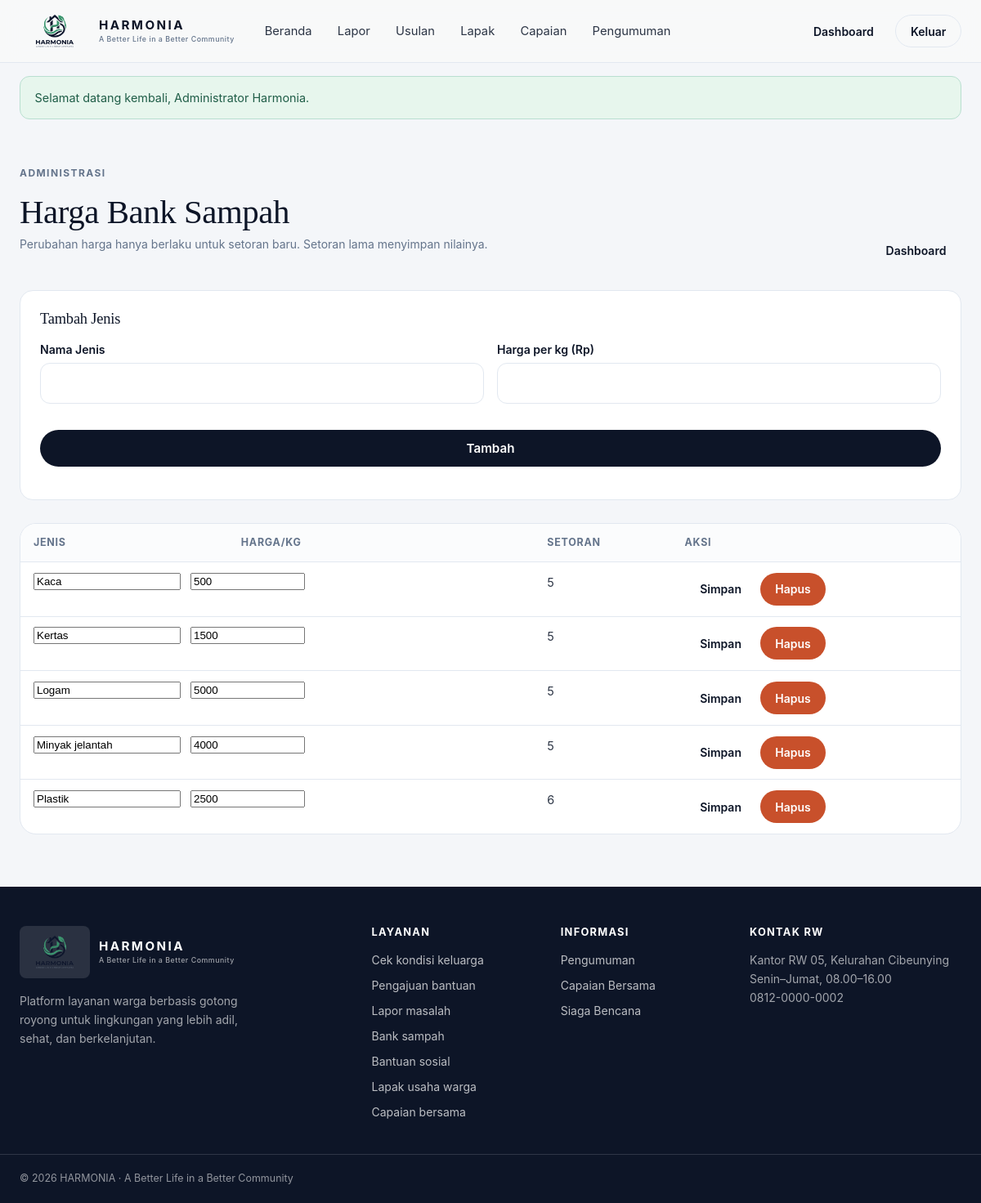
/admin/harga-sampah.php (signed in), run on the app's committed database.
### tables this page shows
CREATE TABLE waste_types (
  id INT AUTO_INCREMENT PRIMARY KEY,
  nama VARCHAR(40) NOT NULL UNIQUE,
  harga_per_kg INT UNSIGNED NOT NULL
);

### includes/helpers.php (called while the page is built, shortened)
<?php
function e($v): string
{
    return htmlspecialchars((string)$v, ENT_QUOTES, 'UTF-8');
}
function old(string $key, string $default = ''): string
{
    return e($_POST[$key] ?? $default);
}

### admin/harga-sampah.php (the view, shortened to what this page needs)
<?php
require_once __DIR__ . '/../config/auth.php';
$errors = [];
$data = $pdo->query('SELECT wt.*, (SELECT COUNT(*) FROM waste_deposits d WHERE d.waste_type_id = wt.id) AS setoran
    FROM waste_types wt ORDER BY wt.nama')->fetchAll();
?>
<?php include ROOT_DIR . '/includes/header.php'; ?>
<section class="dash">
    <div class="container">
        <div class="dash__head">
            <div>
                <p class="eyebrow">Administrasi</p>
                <h1>Harga Bank Sampah</h1>
                <p class="small">Perubahan harga hanya berlaku untuk setoran baru. Setoran lama menyimpan nilainya.</p>
            </div>
            <a class="btn btn--ghost btn--sm" href="<?= BASE ?>/dashboard/admin.php">Dashboard</a>
        </div>
        <div class="panel">
            <h3>Tambah Jenis</h3>
            <form method="post" class="form-grid" data-busy>
                <div class="field <?= isset($errors['nama']) ? 'field--error' : '' ?>">
                    <label for="nama">Nama Jenis</label>
                    <input id="nama" name="nama" required minlength="2" maxlength="40" value="<?= old('nama') ?>">
                </div>
                <div class="field <?= isset($errors['harga_per_kg']) ? 'field--error' : '' ?>">
                    <label for="harga_per_kg">Harga per kg (Rp)</label>
                    <input id="harga_per_kg" name="harga_per_kg" type="number" min="1" required value="<?= old('harga_per_kg') ?>">
                </div>
                <div class="field field--full">
                    <button class="btn btn--primary" type="submit">Tambah</button>
                </div>
            </form>
        </div>
        <div class="table-wrap mt-3">
            <table class="data">
                <thead><tr><th>Jenis</th><th>Harga/Kg</th><th>Setoran</th><th>Aksi</th></tr></thead>
                <tbody>
                <?php foreach ($data as $d) : ?>
                    <tr>
                        <td colspan="2">
                            <form method="post" class="form-actions" style="margin:0">
                                <input name="nama" value="<?= e($d['nama']) ?>" aria-label="Nama jenis" required maxlength="40" style="max-width:180px">
                                <input name="harga_per_kg" type="number" min="1" value="<?= (int)$d['harga_per_kg'] ?>" aria-label="Harga per kg" required style="max-width:140px">
                        </td>
                        <td><?= (int)$d['setoran'] ?></td>
                        <td>
                                <button class="btn btn--ghost btn--sm" type="submit">Simpan</button>
                                <button class="btn btn--danger btn--sm" type="submit" name="aksi" value="hapus"
                                        onclick="return confirm('Hapus jenis ini?')">Hapus</button>
                        </td>
                    </tr>
                <?php endforeach; ?>
                </tbody>
            </table>
        </div>
    </div>
</section>
<?php include ROOT_DIR . '/includes/footer.php'; ?>

### assets/css/style.css (style rules this page uses)
:root { --lime: #B8F53B; --lime-dark: #84cc16; --navy: #0D1527; --navy-hover: #16223D; --slate: #2C3545; --muted: #64748B; --bg: #F4F6F9; --hero: #E8EEF5; --border: #E2E8F0; --white: #fff; --sage: #E7F6ED; --sage-ink: #1B7A53; --sky: #E4F1FD; --sky-ink: #1D68BD; --peach: #FDEEE9; --peach-ink: #C8502B; --lavender: #EFEBF9; --lavender-ink: #6D32D8; --radius: 20px; --radius-sm: 12px; --shadow-soft: 0 16px 36px rgba(13, 21, 39, .06), 0 2px 6px rgba(13, 21, 39, .03); --shadow-lift: 0 24px 48px rgba(13, 21, 39, .12), 0 6px 14px rgba(13, 21, 39, .05); --serif: Georgia, "Times New Roman", Times, serif; --sans: -apple-system, BlinkMacSystemFont, "Segoe UI", Roboto, Helvetica, Arial, sans-serif; }
* { box-sizing: border-box; }
html { scroll-behavior: smooth; }
body { margin: 0; background: var(--bg); color: var(--slate); font: 400 1rem/1.65 var(--sans); -webkit-font-smoothing: antialiased; }
a { color: var(--navy); text-decoration: none; }
h1, h2, h3 { font-family: var(--serif); font-weight: 400; color: var(--navy); line-height: 1.18; margin: 0 0 .6rem; letter-spacing: -.01em; }
h1 { font-size: clamp(2.4rem, 5vw, 4rem); }
h3 { font-size: 1.25rem; }
p { margin: 0 0 1rem; color: var(--muted); }
.container { width: 100%; max-width: 1240px; margin: 0 auto; padding: 0 1.5rem; }
.eyebrow { font-size: .75rem; font-weight: 700; letter-spacing: .12em; text-transform: uppercase; color: var(--muted); margin: 0 0 .9rem; }
.small { font-size: .875rem; }
.mt-3 { margin-top: 1.75rem; }
.btn { display: inline-flex; align-items: center; justify-content: center; gap: .5rem; min-height: 44px; padding: .75rem 1.5rem; border-radius: 9999px; border: 1px solid transparent; font: 600 .95rem var(--sans); cursor: pointer; transition: transform .18s ease, box-shadow .18s ease, background .18s ease, color .18s ease; }
.btn--primary { background: var(--navy); color: #fff; }
.btn--ghost { background: transparent; color: var(--navy); }
.btn--danger { background: var(--peach-ink); color: #fff; }
.btn--sm { min-height: 40px; padding: .5rem 1.1rem; font-size: .875rem; }
.form-grid { display: grid; grid-template-columns: 1fr 1fr; gap: 1rem; }
.field { display: grid; gap: .35rem; margin-bottom: 1rem; }
.field--full { grid-column: 1 / -1; }
.field label { font-size: .88rem; font-weight: 600; color: var(--navy); }
.field input, .field select, .field textarea { width: 100%; padding: .7rem .85rem; border: 1px solid var(--border); border-radius: var(--radius-sm); font: inherit; font-size: .95rem; color: var(--slate); background: #fff; min-height: 44px; }
.form-actions { display: flex; align-items: center; gap: .75rem; margin-top: .5rem; }
.table-wrap { overflow-x: auto; border: 1px solid var(--border); border-radius: var(--radius); background: #fff; }
table.data { width: 100%; border-collapse: collapse; font-size: .9rem; }
table.data th, table.data td { padding: .8rem 1rem; text-align: left; border-top: 1px solid var(--border); vertical-align: top; }
table.data th { background: #fbfcfd; font-size: .78rem; text-transform: uppercase; letter-spacing: .06em; color: var(--muted); border-top: 0; }
.dash { padding: 2.5rem 0 4rem; }
.dash__head { display: flex; align-items: flex-end; justify-content: space-between; gap: 1.5rem; flex-wrap: wrap; margin-bottom: 1.75rem; }
.dash__head h1 { font-size: clamp(2rem, 3.4vw, 2.75rem); margin-bottom: .2rem; }
.panel { background: #fff; border: 1px solid var(--border); border-radius: 16px; padding: 1.5rem; }
.panel h3 { font-size: 1.15rem; margin-bottom: .9rem; }
.js .reveal { opacity: 0; transform: translateY(24px); transition: opacity .6s ease, transform .6s ease; }
.js .reveal.is-visible { opacity: 1; transform: none; }

### data on the page
waste_types: nama "Kaca", harga_per_kg "500", setoran "5"
waste_types: nama "Kertas", harga_per_kg "1500", setoran "5"
waste_types: nama "Logam", harga_per_kg "5000", setoran "5"
waste_types: nama "Minyak jelantah", harga_per_kg "4000", setoran "5"
waste_types: nama "Plastik", harga_per_kg "2500", setoran "6"

### other printed values
$label "Beranda"
$label "Lapor"
$label "Usulan"
$label "Lapak"
$label "Capaian"
$label "Pengumuman"
$f['pesan'] "Selamat datang kembali, Administrator Harmonia."
$label "Cek kondisi keluarga"
$label "Pengajuan bantuan"
$label "Lapor masalah"
$label "Bank sampah"
$label "Bantuan sosial"
$label "Lapak usaha warga"
$label "Capaian bersama"
